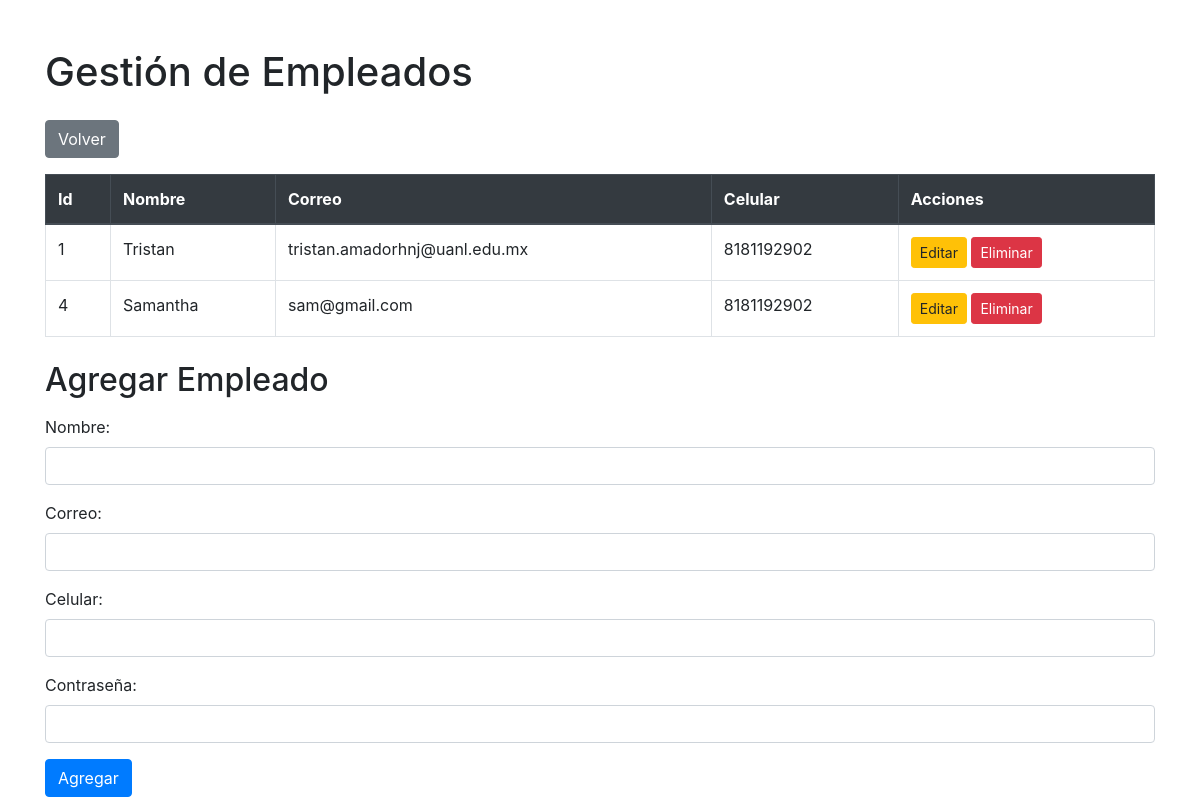
The page /empleadoscrud.php on the database as committed earlier.
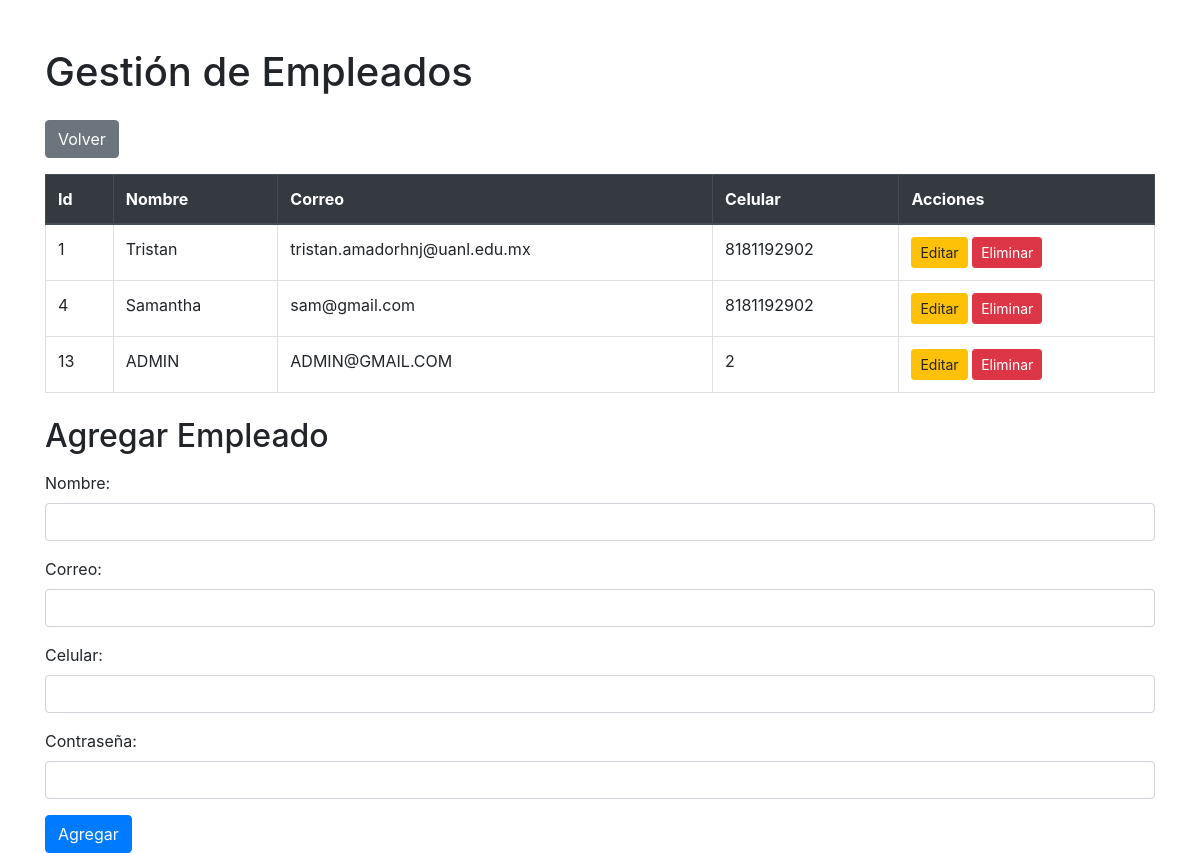
The same page on the database as committed later.
### tables this page shows
CREATE TABLE `usuario` (
  `IdUsuario` int(10) NOT NULL,
  `NombreUsuario` varchar(50) NOT NULL,
  `CorreoUsuario` varchar(50) NOT NULL,
  `CelularUsuario` varchar(15) NOT NULL,
  `ContrasenaUsuario` varchar(255) NOT NULL,
  `IdRol` int(10) NOT NULL
);

### empleadoscrud.php (the view, shortened to what this page needs)
<?php
include 'conexion.php';
$sql = "SELECT * FROM usuario WHERE IdRol = 2";
$result = $conn->query($sql);
?>
<!DOCTYPE html>
<html lang="es">
<head>
    <link rel="stylesheet" href="https://maxcdn.bootstrapcdn.com/bootstrap/4.5.2/css/bootstrap.min.css">
</head>
<body>
    <div class="container mt-5">
        <h1 class="mb-4">Gestión de Empleados</h1>
        <a href="menuadmin.php" class="btn btn-secondary mb-3">Volver</a>
        <table class="table table-bordered">
            <thead class="thead-dark">
                <tr>
                    <th>Id</th>
                    <th>Nombre</th>
                    <th>Correo</th>
                    <th>Celular</th>
                    <th>Acciones</th>
                </tr>
            </thead>
            <tbody>
                <?php while ($row = $result->fetch_assoc()): ?>
                <tr>
                    <td><?php echo htmlspecialchars($row['IdUsuario']); ?></td>
                    <td><?php echo htmlspecialchars($row['NombreUsuario']); ?></td>
                    <td><?php echo htmlspecialchars($row['CorreoUsuario']); ?></td>
                    <td><?php echo htmlspecialchars($row['CelularUsuario']); ?></td>
                    <td>
                        <button class="btn btn-warning btn-sm editBtn" data-id="<?php echo $row['IdUsuario']; ?>" data-nombre="<?php echo $row['NombreUsuario']; ?>" data-correo="<?php echo $row['CorreoUsuario']; ?>" data-celular="<?php echo $row['CelularUsuario']; ?>">Editar</button>
                        <a href="eliminar_empleado.php?id=<?php echo $row['IdUsuario']; ?>" onclick="return confirm('¿Estás seguro de eliminar este empleado?');" class="btn btn-danger btn-sm">Eliminar</a>
                    </td>
                </tr>
                <?php endwhile; ?>
            </tbody>
        </table>
        <h2 class="mt-4">Agregar Empleado</h2>
        <form action="empleadoscrud.php" method="POST" class="mt-3">
            <div class="form-group">
                <label for="nombre">Nombre:</label>
                <input type="text" name="nombre" class="form-control" required>
            </div>
            <div class="form-group">
                <label for="correo">Correo:</label>
                <input type="email" name="correo" class="form-control" required>
            </div>
            <div class="form-group">
                <label for="celular">Celular:</label>
                <input type="text" name="celular" class="form-control" required>
            </div>
            <div class="form-group">
                <label for="contrasena">Contraseña:</label>
                <input type="password" name="contrasena" class="form-control" required>
            </div>
            <button type="submit" class="btn btn-primary">Agregar</button>
        </form>
    </div>
</body>
</html>

Rows that differ between the two databases and show on the page:
added usuario: IdUsuario "13", NombreUsuario "ADMIN", CorreoUsuario "ADMIN@GMAIL.COM", CelularUsuario "2"
